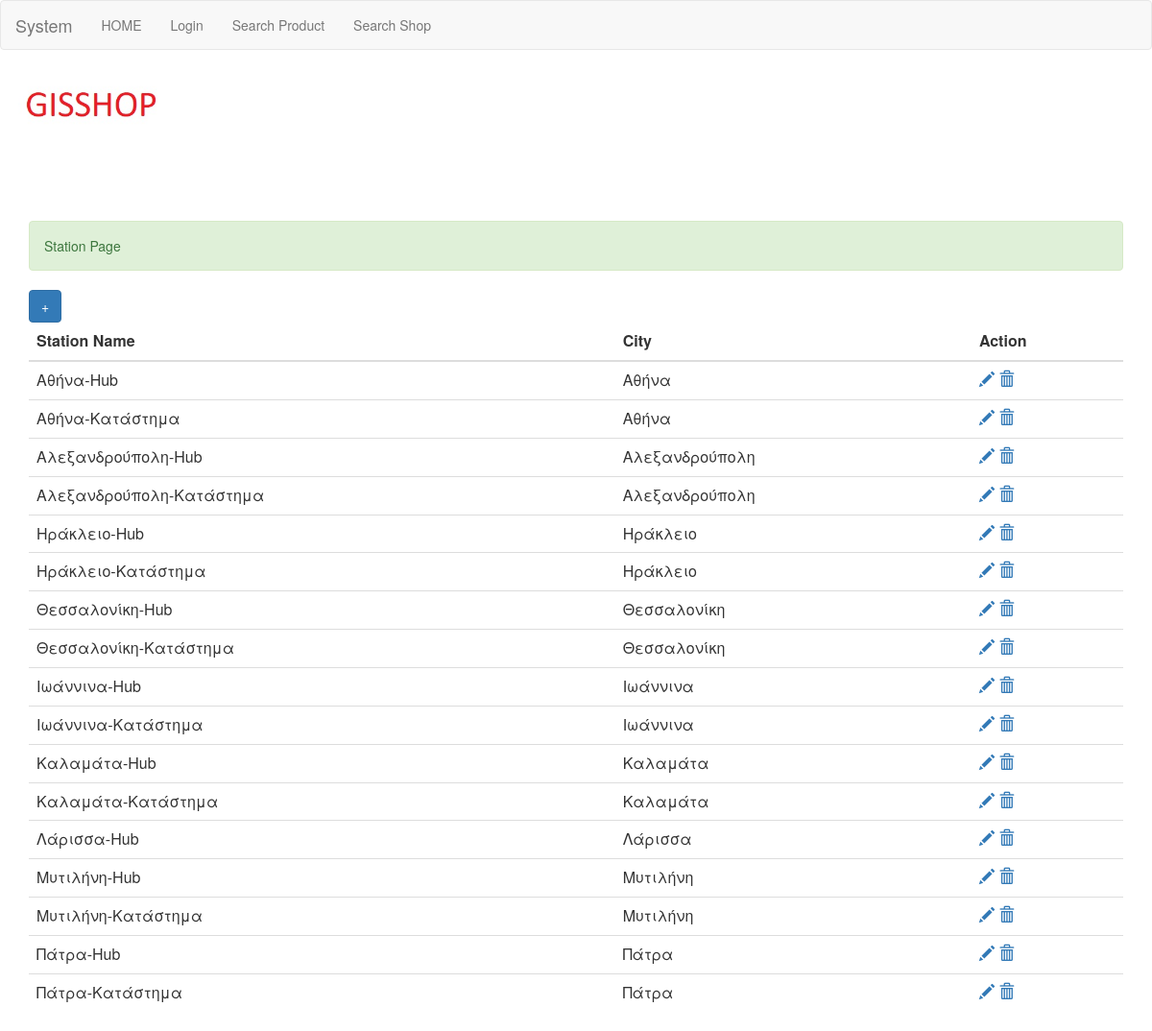
The page /stations.php on the database its author committed.
### tables this page shows
CREATE TABLE IF NOT EXISTS `stations` (
  `id_station` int(11) NOT NULL AUTO_INCREMENT,
  `station_name` varchar(200) NOT NULL,
  `latitude` double(20,10) NOT NULL,
  `longititude` double(20,10) NOT NULL,
  `city` varchar(200) NOT NULL,
  `station_type` varchar(200) NOT NULL,
  PRIMARY KEY (`id_station`)
);

### stations.php (the view, shortened to what this page needs)
<?php
include "main.php";
?>
<div class="alert alert-success" role="alert">
  Station Page
</div>
  <?php
	echo "<a href='addstation.php'><button class='btn btn-primary'>+</button></a>";
	$s="select * from stations order by station_name";
	$r=mysqli_query($conn,$s);
	echo "<table class='table'>
    <thead>
      <tr>
        <th>Station Name</th>
        <th>City</th>
		<th>Action</th>
      </tr>
    </thead>
    <tbody>";
	while($row=mysqli_fetch_array($r))
	{
		echo "
		<tr><td>$row[station_name]</td><td>$row[city]</td>
		 <td> <a href='ustations.php?sid=$row[id_station]'><span class=\"glyphicon glyphicon-pencil\"></span></a>
		 <a href='stations.php?did=$row[id_station]'><span class=\"glyphicon glyphicon-trash\"></span></a></td>
      </tr>";
	}
	echo "</tbody></table>";
?>
</div>
</body>
</html>

### main.php (shortened to what this page needs)
<html lang="en">
<head>
  <link rel="stylesheet" href="https://maxcdn.bootstrapcdn.com/bootstrap/3.3.7/css/bootstrap.min.css">
</head>
<body>
<nav class="navbar navbar-default">
  <div class="container-fluid">
    <div class="navbar-header">
      <a class="navbar-brand" href="index.php">System</a>
    </div>
<?php
if(@$_SESSION['type']=="")
{
?>
    <div class="collapse navbar-collapse" id="bs-example-navbar-collapse-1">
      <ul class="nav navbar-nav">
        <li><a href="index.php">HOME</a></li>
		<li><a href="login.php">Login</a></li>
		<li><a href="findp.php">Search Product</a></li>
		<li><a href="finds.php">Search Shop</a></li>
      </ul>
    </div>
<?php
}
?>
 </div>
</nav>
 <div style='margin-top:-20px;' >
 <img src='banner.jpg' width=100%>
 </div>
 <br>
<div class="container">

### rows shown on the page
stations: station_name "Αθήνα-Hub", city "Αθήνα"
stations: station_name "Αθήνα-Κατάστημα", city "Αθήνα"
stations: station_name "Αλεξανδρούπολη-Hub", city "Αλεξανδρούπολη"
stations: station_name "Αλεξανδρούπολη-Κατάστημα", city "Αλεξανδρούπολη"
stations: station_name "Ηράκλειο-Hub", city "Ηράκλειο"
stations: station_name "Ηράκλειο-Κατάστημα", city "Ηράκλειο"
stations: station_name "Θεσσαλονίκη-Hub", city "Θεσσαλονίκη"
stations: station_name "Θεσσαλονίκη-Κατάστημα", city "Θεσσαλονίκη"
stations: station_name "Ιωάννινα-Hub", city "Ιωάννινα"
stations: station_name "Ιωάννινα-Κατάστημα", city "Ιωάννινα"
stations: station_name "Καλαμάτα-Hub", city "Καλαμάτα"
stations: station_name "Καλαμάτα-Κατάστημα", city "Καλαμάτα"
stations: station_name "Λάρισσα-Hub", city "Λάρισσα"
stations: station_name "Μυτιλήνη-Hub", city "Μυτιλήνη"
stations: station_name "Μυτιλήνη-Κατάστημα", city "Μυτιλήνη"
stations: station_name "Πάτρα-Hub", city "Πάτρα"
stations: station_name "Πάτρα-Κατάστημα", city "Πάτρα"
